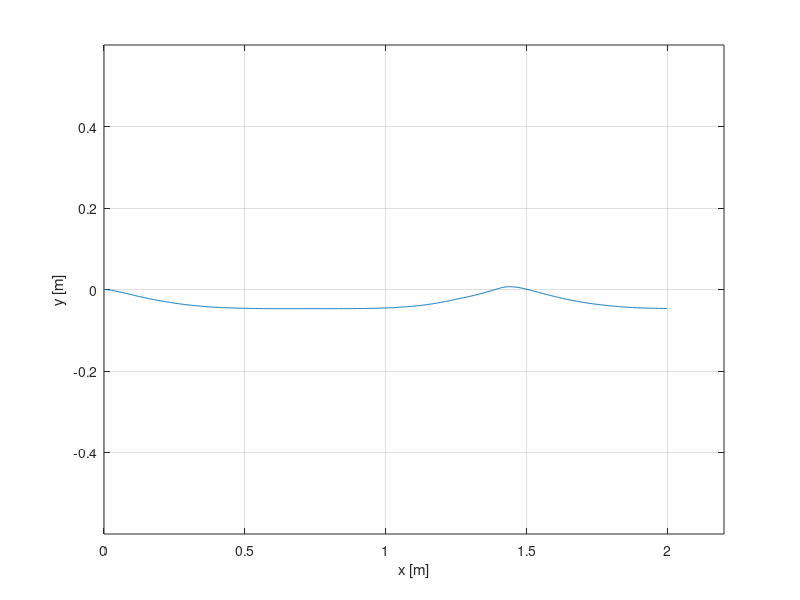
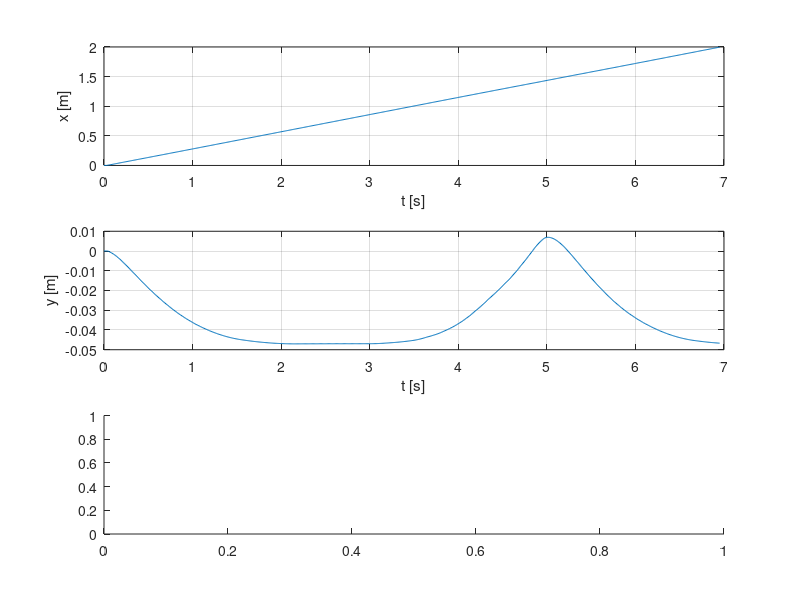

Source code (MATLAB) for these figures, in order: (Note: this script raises an error after producing the figures.)
clear all; clc; close all;

data = importdata('logslf.dat');
t = 0:0.010:(length(data)-1)*0.010;

figure;
plot(data(:,1),data(:,2));
xlabel('x [m]')
ylabel('y [m]')
axis([0 2.2 -0.6 0.6])
grid on;

figure
subplot(3,1,1)
plot(t,data(:,1))
xlabel('t [s]')
ylabel('x [m]')
grid on;
subplot(3,1,2)
plot(t,data(:,2))
xlabel('t [s]')
ylabel('y [m]')
grid on;
subplot(3,1,3)
plot(t,wrapToPi(data(:,3)))
xlabel('t [s]')
ylabel('\theta [rad]')
grid on;